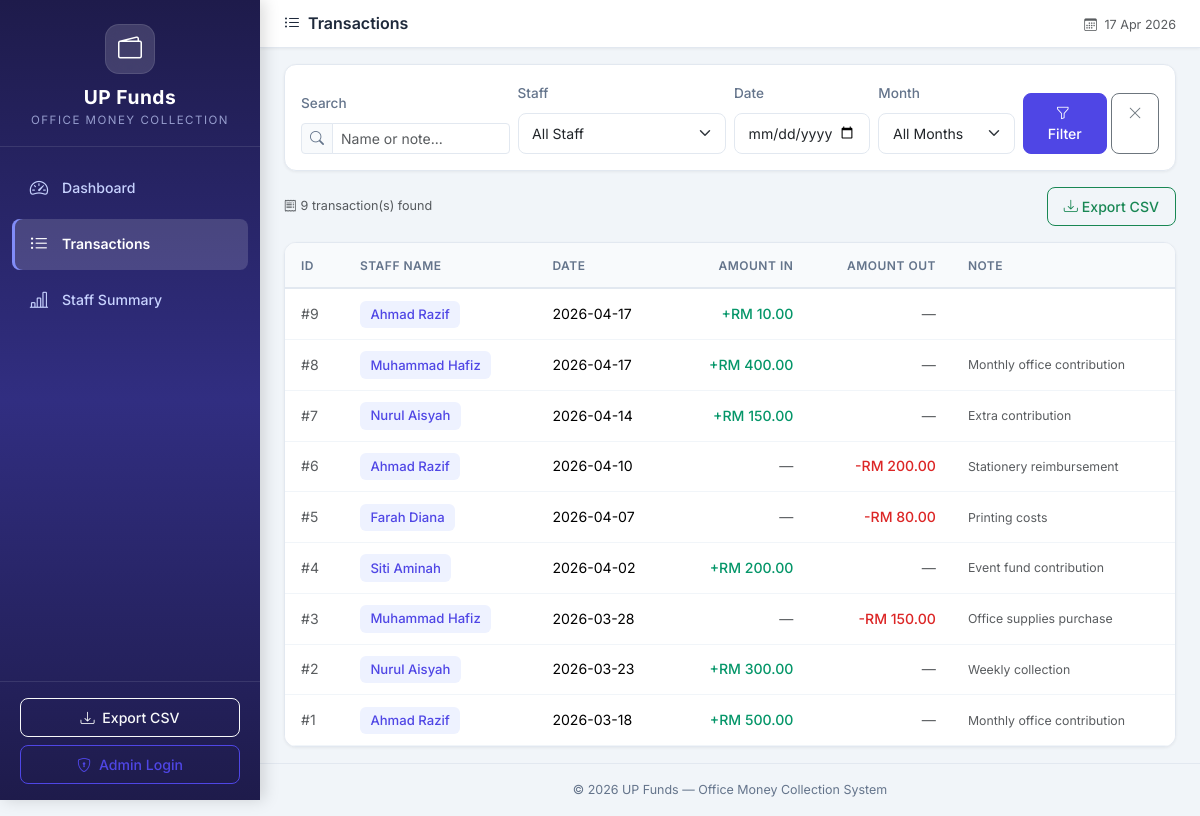
The app's page /transactions, older data.
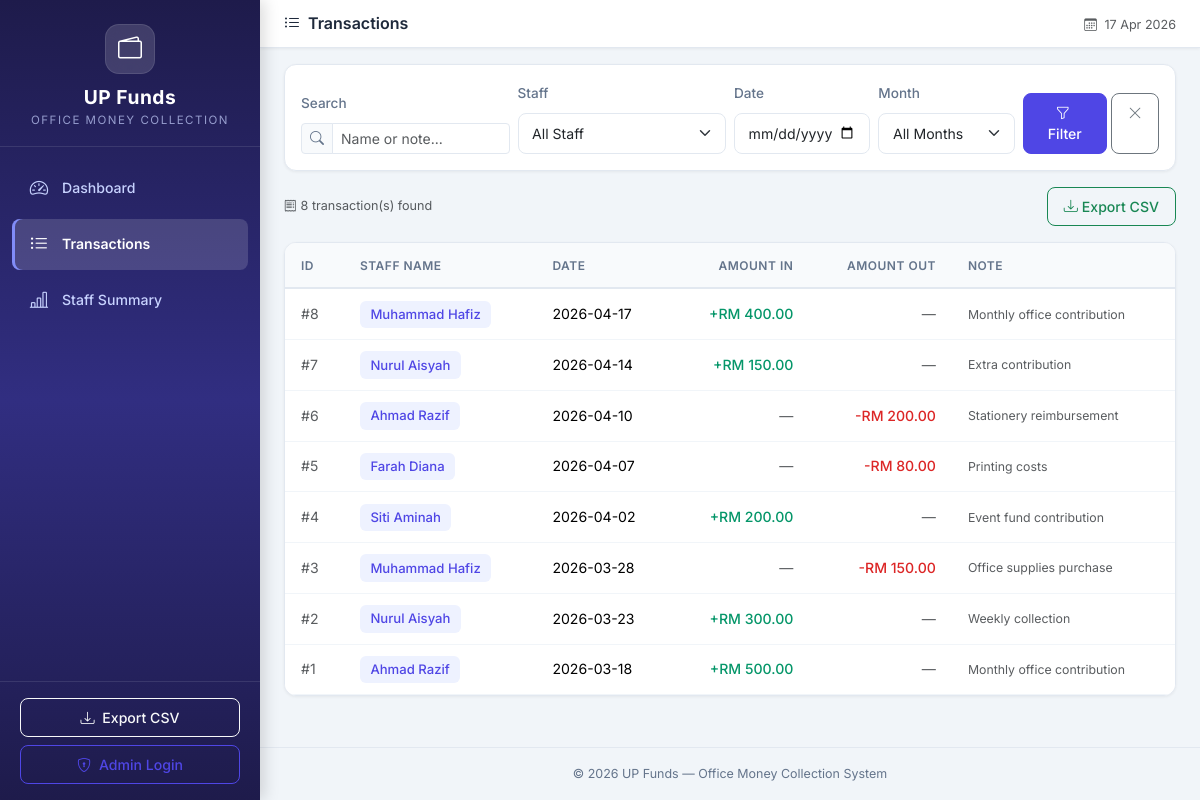
The same page, newer data.
### tables this page shows
CREATE TABLE cash_records (
            id INTEGER PRIMARY KEY AUTOINCREMENT,
            staff_id INTEGER NOT NULL,
            record_date DATE NOT NULL,
            amount_in REAL DEFAULT 0.00,
            amount_out REAL DEFAULT 0.00,
            note TEXT DEFAULT '',
            created_at TIMESTAMP DEFAULT CURRENT_TIMESTAMP,
            updated_at TIMESTAMP DEFAULT CURRENT_TIMESTAMP,
            FOREIGN KEY (staff_id) REFERENCES staff(id)
        );

CREATE TABLE staff (
            id INTEGER PRIMARY KEY AUTOINCREMENT,
            name TEXT NOT NULL UNIQUE,
            created_at TIMESTAMP DEFAULT CURRENT_TIMESTAMP
        );

### app.py (the view)
@app.route('/transactions')
def transactions():
    conn = get_db_connection()
    staff_filter = request.args.get('staff', '')
    date_filter = request.args.get('date', '')
    month_filter = request.args.get('month', '')
    search_query = request.args.get('search', '')
    query = '''
        SELECT cr.*, s.name as staff_name
        FROM cash_records cr
        JOIN staff s ON cr.staff_id = s.id
        WHERE 1=1
    '''
    params = []
    if staff_filter:
        query += ' AND cr.staff_id = ?'
        params.append(staff_filter)
    if date_filter:
        query += ' AND cr.record_date = ?'
        params.append(date_filter)
    if month_filter:
        query += " AND strftime('%Y-%m', cr.record_date) = ?"
        params.append(month_filter)
    if search_query:
        query += ' AND (s.name LIKE ? OR cr.note LIKE ?)'
        params.extend([f'%{search_query}%', f'%{search_query}%'])
    query += ' ORDER BY cr.record_date DESC, cr.id DESC'
    records = conn.execute(query, params).fetchall()
    staff_list = conn.execute('SELECT * FROM staff ORDER BY name').fetchall()
    months = conn.execute('''
        SELECT DISTINCT strftime('%Y-%m', record_date) as month
        FROM cash_records
        ORDER BY month DESC
    ''').fetchall()
    conn.close()
    return render_template('transactions.html',
                           records=records,
                           staff_list=staff_list,
                           months=months,
                           staff_filter=staff_filter,
                           date_filter=date_filter,
                           month_filter=month_filter,
                           search_query=search_query)

### app.py (called while the page is built)
@app.context_processor
def inject_now():
    is_admin = session.get('role') == 'admin'
    return {'now': datetime.now(), 'is_admin': is_admin}

### database.py (called while the page is built)
def get_db_connection():
    conn = sqlite3.connect(DATABASE_PATH)
    conn.row_factory = sqlite3.Row  # Access columns by name
    conn.execute("PRAGMA foreign_keys = ON")  # Enable foreign key support
    return conn

### templates/transactions.html (shortened to what this page needs)
{% extends 'base.html' %}
{% block page_title %}
    <i class="bi bi-list-ul me-2"></i>Transactions
{% endblock %}
{% block content %}
<div class="card content-card mb-3">
    <div class="card-body">
        <form method="GET" action="{{ url_for('transactions') }}" class="row g-2 align-items-end">
            <div class="col-md-3">
                <label class="form-label small fw-medium">Search</label>
                <div class="input-group input-group-sm">
                    <span class="input-group-text"><i class="bi bi-search"></i></span>
                    <input type="text" class="form-control" name="search"
                           placeholder="Name or note..." value="{{ search_query }}">
                </div>
            </div>
            <div class="col-md-3">
                <label class="form-label small fw-medium">Staff</label>
                <select class="form-select form-select-sm" name="staff">
                    <option value="">All Staff</option>
                </select>
            </div>
            <div class="col-md-2">
                <label class="form-label small fw-medium">Date</label>
                <input type="date" class="form-control form-control-sm" name="date" value="{{ date_filter }}">
            </div>
            <div class="col-md-2">
                <label class="form-label small fw-medium">Month</label>
                <select class="form-select form-select-sm" name="month">
                    <option value="">All Months</option>
                </select>
            </div>
            <div class="col-md-2 d-flex gap-1">
                <button type="submit" class="btn btn-primary btn-sm flex-fill">
                    <i class="bi bi-funnel me-1"></i>Filter
                </button>
                <a href="{{ url_for('transactions') }}" class="btn btn-outline-secondary btn-sm">
                    <i class="bi bi-x-lg"></i>
                </a>
            </div>
        </form>
    </div>
</div>
<div class="d-flex justify-content-between align-items-center mb-3">
    <span class="text-muted small">
        <i class="bi bi-receipt me-1"></i>{{ records|length }} transaction(s) found
    </span>
    <div class="d-flex gap-2">
        <a href="{{ url_for('export_csv') }}" class="btn btn-outline-success btn-sm">
            <i class="bi bi-download me-1"></i>Export CSV
        </a>
    </div>
</div>
<div class="card content-card">
    <div class="card-body p-0">
        {% if records %}
        <div class="table-responsive">
            <table class="table table-hover mb-0" id="transactionsTable">
                <thead>
                    <tr>
                        <th>ID</th>
                        <th>Staff Name</th>
                        <th>Date</th>
                        <th class="text-end">Amount In</th>
                        <th class="text-end">Amount Out</th>
                        <th>Note</th>
                    </tr>
                </thead>
                <tbody>
                    {% for record in records %}
                    <tr>
                        <td class="text-muted">#{{ record['id'] }}</td>
                        <td>
                            <span class="staff-badge">{{ record['staff_name'] }}</span>
                        </td>
                        <td>{{ record['record_date'] }}</td>
                        <td class="text-end">
                            {% if record['amount_in'] > 0 %}
                                <span class="amount-in fw-medium">+RM {{ "%.2f"|format(record['amount_in']) }}</span>
                            {% else %}
                                <span class="text-muted">—</span>
                            {% endif %}
                        </td>
                        <td class="text-end">
                            {% if record['amount_out'] > 0 %}
                                <span class="amount-out fw-medium">-RM {{ "%.2f"|format(record['amount_out']) }}</span>
                            {% else %}
                                <span class="text-muted">—</span>
                            {% endif %}
                        </td>
                        <td class="text-muted small">{{ record['note'][:40] }}{{ '...' if record['note']|length > 40 }}</td>
                    </tr>
                    {% endfor %}
                </tbody>
            </table>
        </div>
        {% endif %}
    </div>
</div>
{% endblock %}

### templates/base.html (shortened to what this page needs)
<!DOCTYPE html>
<html lang="en">
<head>
    <link href="https://cdn.jsdelivr.net/npm/bootstrap@5.3.3/dist/css/bootstrap.min.css" rel="stylesheet">
    <link href="https://cdn.jsdelivr.net/npm/bootstrap-icons@1.11.3/font/bootstrap-icons.min.css" rel="stylesheet">
    <link href="{{ url_for('static', filename='css/style.css') }}" rel="stylesheet">
</head>
<body>
    <nav id="sidebar" class="sidebar">
        <div class="sidebar-header">
            <div class="brand-icon">
                <i class="bi bi-wallet2"></i>
            </div>
            <h4 class="brand-title">UP Funds</h4>
            <p class="brand-subtitle">Office Money Collection</p>
        </div>
        <ul class="sidebar-nav">
            <li class="nav-item">
                <a href="{{ url_for('dashboard') }}"
                   class="nav-link {% if request.endpoint == 'dashboard' %}active{% endif %}">
                    <i class="bi bi-speedometer2"></i>
                    <span>Dashboard</span>
                </a>
            </li>
            <li class="nav-item">
                <a href="{{ url_for('transactions') }}"
                   class="nav-link {% if request.endpoint == 'transactions' %}active{% endif %}">
                    <i class="bi bi-list-ul"></i>
                    <span>Transactions</span>
                </a>
            </li>
            <li class="nav-item">
                <a href="{{ url_for('staff_summary') }}"
                   class="nav-link {% if request.endpoint == 'staff_summary' %}active{% endif %}">
                    <i class="bi bi-bar-chart-line"></i>
                    <span>Staff Summary</span>
                </a>
            </li>
        </ul>
        <div class="sidebar-footer">
            <a href="{{ url_for('export_csv') }}" class="btn btn-outline-light btn-sm w-100 mb-2">
                <i class="bi bi-download me-1"></i> Export CSV
            </a>
            {% if is_admin %}
                <a href="{{ url_for('logout') }}" class="btn btn-outline-danger btn-sm w-100">
                    <i class="bi bi-box-arrow-left me-1"></i> Logout
                </a>
            {% else %}
                <a href="{{ url_for('login') }}" class="btn btn-outline-primary btn-sm w-100">
                    <i class="bi bi-shield-lock me-1"></i> Admin Login
                </a>
            {% endif %}
        </div>
    </nav>
    <div class="main-content">
        <div class="topbar">
            <h5 class="topbar-title mb-0">{% block page_title %}Dashboard{% endblock %}</h5>
            <div class="topbar-right">
                <span class="text-muted small">
                    <i class="bi bi-calendar3 me-1"></i>
                    {{ now.strftime('%d %b %Y') if now else '' }}
                </span>
            </div>
        </div>
        <div class="container-fluid px-4 py-3">
            {% block content %}{% endblock %}
        </div>
        <footer class="app-footer">
            <p class="mb-0">&copy; 2026 UP Funds — Office Money Collection System</p>
        </footer>
    </div>
</body>
</html>

Row changes from the older to the newer data that the page shows:
removed cash_records: id "9", staff_name "Ahmad Razif", record_date "2026-04-17", amount_in "10.00"
Text that changed along with them:
{{ records|length }}: "9" → "8"
